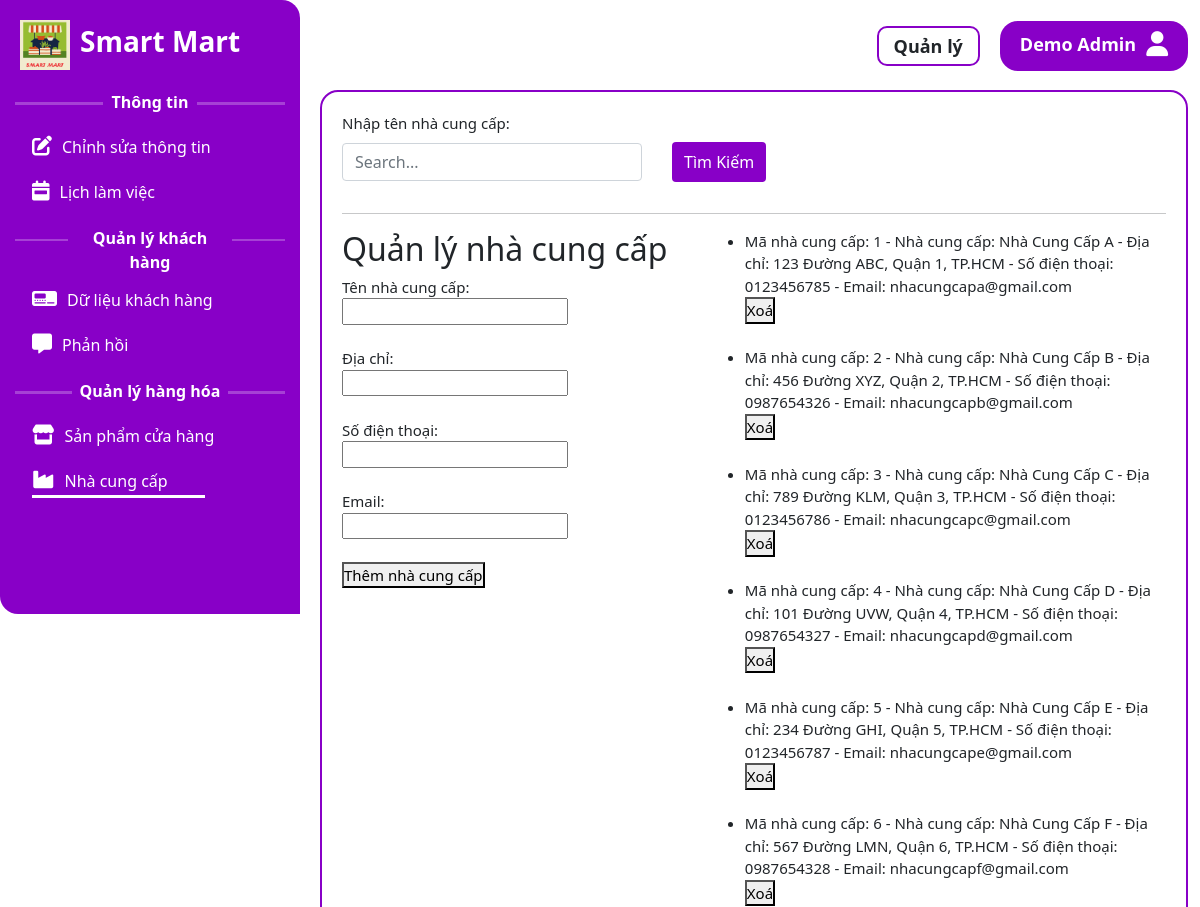
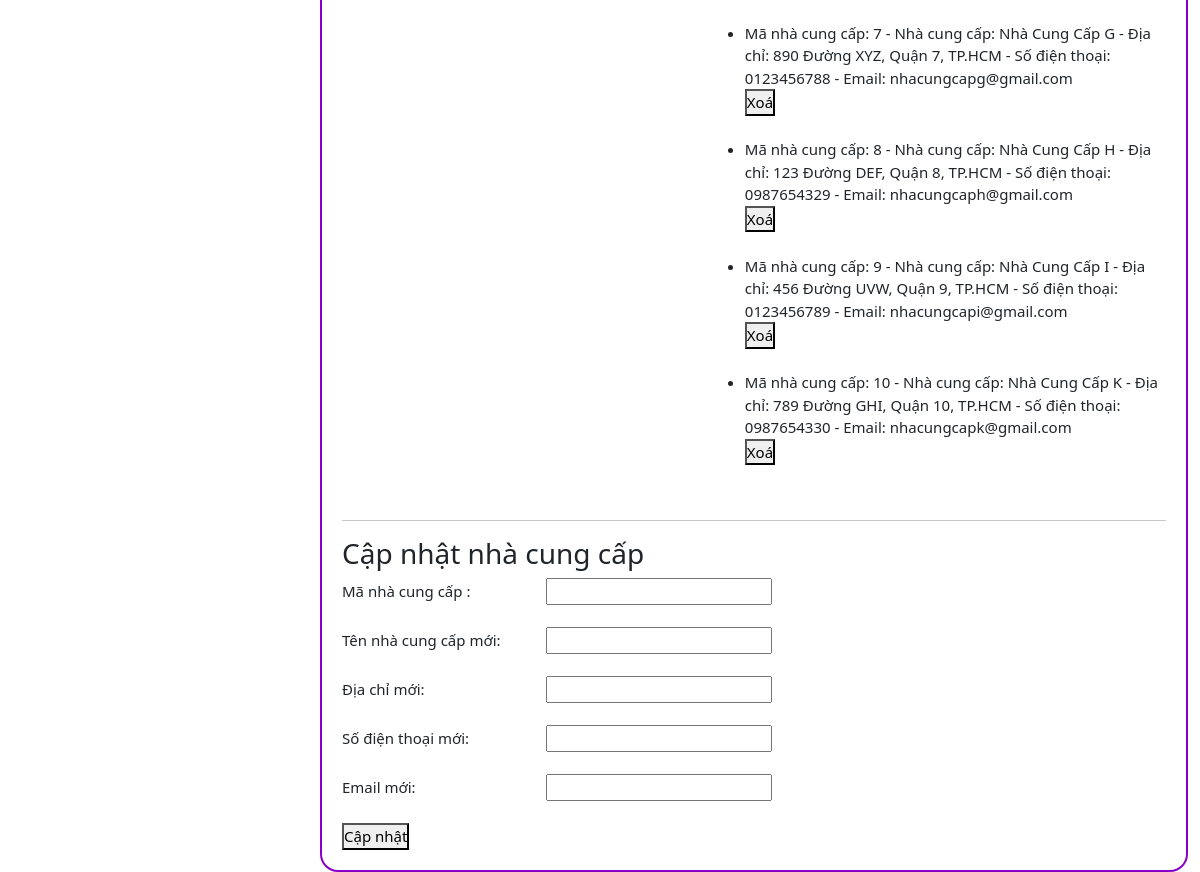
Page /admin/hanghoa/supplier_management.php (signed in) on the committed database (2 pictures, top to bottom).
### tables this page shows
CREATE TABLE NhanVien (
    MaNV VARCHAR(20) PRIMARY KEY,
    HoTen VARCHAR(255) NOT NULL,
    NgaySinh DATE,
    GioiTinh VARCHAR(10),
    DiaChi VARCHAR(255),
    SoDienThoai VARCHAR(20) NOT NULL,
    Email VARCHAR(100) NOT NULL,
		Password_admin VARCHAR(255) NOT NULL,
    ChucVu VARCHAR(50),
    Luong DECIMAL(18, 2),
    NgayBatDauLamViec DATE
);

CREATE TABLE NhaCungCap (
    MaNhaCungCap INT AUTO_INCREMENT PRIMARY KEY,
    TenNhaCungCap VARCHAR(255) NOT NULL,
    DiaChi VARCHAR(255) NOT NULL,
    SoDienThoai VARCHAR(20) NOT NULL,
    Email VARCHAR(100) NOT NULL
);

### admin/hanghoa/supplier_management.php (the view, shortened to what this page needs)
<?php
    $admin_email = $_SESSION['admin_email'];
    $localhost = "localhost";
    $username = "root";
    $password = "";
    $dbname = "sieuthi";
    $conn = new mysqli($localhost, $username, $password, $dbname);
    $admin ="";
    $sqladmin = "SELECT HoTen, ChucVu FROM NhanVien WHERE Email='$admin_email'";
    $resultadmin = $conn->query($sqladmin);
    if ($resultadmin->num_rows > 0) {
        $admin = $resultadmin->fetch_assoc();
    }
    $sqlGetSuppliers = "SELECT * FROM NhaCungCap";
    $result = $conn->query($sqlGetSuppliers);
?>
<!DOCTYPE html>
<html lang="en">
<head>
    <link rel="stylesheet" href="https://cdnjs.cloudflare.com/ajax/libs/bootstrap/5.0.1/css/bootstrap.min.css" />
    <link rel="stylesheet" href="https://cdnjs.cloudflare.com/ajax/libs/font-awesome/6.1.1/css/all.min.css" />
    <link rel="stylesheet" href="./hanghoa.css">
</head>
<body>
    <div class="container-fluid">
        <div class="header">
            <div id="bg-left" style="border-top-right-radius: 18px;">
                <div class="logo" >
                    <div class="img_logo">
                        <a href="./../home/home.php">
                            <img src="./../Image/logo.png" alt="">
                        </a>
                    </div>
                    <div class="name_logo">
                        <h3>
                            <a href="./../home/home.php">Smart Mart</a>
                        </h3>
                    </div>
                </div>
            </div>
            <div class="user_name ">
                <div class="ChucVu" style="font-weight: bold;  margin-right: 20px; margin-top: 5px; font-size: 18px; border: 2px solid rgb(136, 0, 199); border-radius: 10px; padding: 5px 15px; height: 40px;">
                    <?php echo $admin['ChucVu']; ?>
                </div>
                <a href="#">
                    <div class="name" style="font-weight: bold;  margin-right: 10px; font-size: 18px;">
                        <?php echo $admin['HoTen']; ?>
                    </div>
                    <i class="fas fa-user"></i>
                </a>
            </div>
        </div>
        <div class="content_menu" style="display: flex; ">
            <div id="bg-left" style="padding-bottom: 100px; border-bottom-left-radius: 18px;">
                <div class="list_menu">
                        <div class="line_menu">
                            <hr>
                            <div class="text">Thông tin</div>
                            <hr>
                        </div>
                    <ul>
                        <li>
                            <a class="item" href="./../nhanvien/search_nhanvien.php">
                                <div class="icon">
                                    <i class="fas fa-edit"></i>
                                </div>
                                <div class="text">
                                    Chỉnh sửa thông tin
                                </div>
                            </a>
                        </li>
                        <li>
                            <a class="item" href="./../lichlamviec/your_main_page.php">
                                <div class="icon">
                                    <i class="fas fa-calendar-week"></i>
                                </div>
                                <div class="text">
                                    Lịch làm việc
                                </div>
                            </a>
                        </li>
                </div>
                <div class="list_menu" style="margin-top: 20px;">
                        <div class="line_menu">
                            <hr style="height: 2px; margin-top: 13px;">
                            <div class="text" style="width: 800px;">Quản lý khách hàng</div>
                            <hr style="height: 2px; margin-top: 13px;">
                        </div>
                    <ul>
                        <li>
                            <a class="item" href="./../khachhang/search_khachhang.php" >
                                <div class="icon">
                                    <i class="fas fa-digital-tachograph"></i>
                                </div>
                                <div class="text">
                                    Dữ liệu khách hàng
                                </div>
                            </a>
                        </li>
                        <li>
                            <a class="item" href="./../khachhang/pagefeedback.php">
                                <div class="icon">
                                    <i class="fas fa-comment-alt"></i>
                                </div>
                                <div class="text">
                                    Phản hồi
                                </div>
                            </a>
                        </li>
                    </ul>
                </div>
                <div class="list_menu" style="margin-top: 20px;">
                        <div class="line_menu">
                            <hr>
                            <div class="text" style="width: 700px;">Quản lý hàng hóa</div>
                            <hr>
                        </div>
                    <ul>
                        <li>
                            <a class="item" href="./../hanghoa/product_management.php">
                                <div class="icon">
                                    <i class="fas fa-store"></i>
                                </div>
                                <div class="text">
                                    Sản phẩm cửa hàng
                                </div>
                            </a>
                        </li>
                        <li>
                            <a class="item" href="./../hanghoa/supplier_management.php" style="border-bottom: 3px solid white; width: 173px;">
                                <div class="icon">
                                    <i class="fa-solid fa-industry"></i>
                                </div>
                                <div class="text">
                                    Nhà cung cấp
                                </div>
                            </a>
                        </li>
                    </ul>
                </div>
            </div>
            <div class="container content" style="font-size: 15px;">
                <div class="search-box">
                    <form  action="search_supplier.php" method="POST" style="display: flex;">
                        <div class="mb-3" style="width: 330px;">
                            <label for="" class="form-label">Nhập tên nhà cung cấp:</label>
                            <input
                                type="text"
                                class="form-control search-button"
                                style="width: 300px;"
                                name="searchTerm"
                                id="searchTerm"
                                aria-describedby="helpId"
                                placeholder="Search..."
                            />
                        </div>
                        <button
                            type="submit"
                            class="btn btn-primary search-button"
                            style="background-color: rgb(136, 0, 199); border: none; height: 40px; margin-top: 30px;"
                        >
                            Tìm Kiếm
                        </button>
                    </form>
                </div>
                <hr>
                <div style="display: flex; justify-content: space-between;">
                    <div style="width: 40%;">
                        <h2>Quản lý nhà cung cấp</h2>
                        <form method="POST">
                            <label for="tenNCC">Tên nhà cung cấp:</label>
                            <input type="text" name="tenNCC" required><br> <br>
                            <label for="diaChi">Địa chỉ:</label>
                            <input type="text" name="diaChi" required><br> <br>
                            <label for="soDienThoai">Số điện thoại:</label>
                            <input type="text" name="soDienThoai" required><br> <br>
                            <label for="email">Email:</label>
                            <input type="text" name="email" required><br> <br>
                            <button type="submit" name="btnAddSupplier">Thêm nhà cung cấp</button>
                        </form>
                    </div>
                    <ul style="width: 55%;">
                        <?php
                            while ($row = $result->fetch_assoc()) {
                                echo "<li>";
                                echo "Mã nhà cung cấp: {$row['MaNhaCungCap']} - Nhà cung cấp: {$row['TenNhaCungCap']} - Địa chỉ: {$row['DiaChi']} - Số điện thoại: {$row['SoDienThoai']} - Email: {$row['Email']} ";
                                echo " <form method='POST'><input type='hidden' name='maNCCToDelete' value='{$row['MaNhaCungCap']}'><button type='submit' name='btnDeleteSupplier'>Xoá</button></form>";
                                echo "</li> <br>";
                            }
                        ?>
                    </ul>
                </div>
                <hr>
                <form method="POST">
                    <h3>Cập nhật nhà cung cấp</h3>
                    <label for="maNCCToUpdate">Mã nhà cung cấp :</label>
                    <input type="number" name="maNCCToUpdate" required> <br> <br>
                    <label for="newTenNCC">Tên nhà cung cấp mới:</label>
                    <input type="text" name="newTenNCC" required><br> <br>
                    <label for="newDiaChi">Địa chỉ mới:</label>
                    <input type="text" name="newDiaChi" required><br> <br>
                    <label for="newSoDienThoai">Số điện thoại mới:</label>
                    <input type="text" name="newSoDienThoai" required><br> <br>
                    <label for="newEmail">Email mới:</label>
                    <input type="text" name="newEmail" required><br> <br>
                    <button type="submit" name="btnUpdateSupplier">Cập nhật</button>
                </form>
            </div>
        </div>
    </div>
</body>
</html>

### admin/hanghoa/hanghoa.css (style rules this page uses)
* { font-family: 'Segoe UI', Tahoma, Geneva, Verdana, sans-serif; margin: 0; padding: 0; }
:root { --color-icon:rgb(255, 255, 255); --color-item-text: rgb(81, 81, 81); --background: rgb(227, 227, 227); --background-menu: rgb(136, 0, 199); --bg-color-header: rgb(247, 190, 190); --bg-color-item: rgb(243, 243, 243); --font-size-item-text: 16px; --border-radius: 6px; }
.header { display: flex; justify-content: space-between; border-bottom-right-radius: 18px; padding-right: 12px; margin-right: -12px; }
#bg-left { margin-left: -12px; width: 300px; background-color: var(--background-menu) ; height: 100%; }
.logo { width: 50px; padding: 20px; display: flex; }
.logo .img_logo img { width: 50px; }
.logo .name_logo h3 { width: 200px; margin-top: 5px; margin-left: 10px; }
.logo .name_logo h3 a { text-decoration: none; font-weight: bold; color: rgb(255, 255, 255); }
.user_name { margin-top: 6px; padding-top: 15px; display: flex; }
.user_name a { display: flex; font-size: 25px; background-color: var(--background-menu); padding: 10px 20px; border-radius: 18px; height: 50px; color: var(--color-icon); text-decoration: none; }
.line_menu { display: flex; width: 90%; margin: auto; }
.line_menu hr { width: 100%; height: 3px; margin-top: 12px; color: white; }
.line_menu .text { text-align: center; font-weight: bold; padding: 0px 5px; color: white; width: 100%; }
.list_menu ul { list-style: none; }
.list_menu a { text-decoration: none; }
.list_menu .item { margin-top: 10px; margin-bottom: 15px; display: flex; color: white; }
.list_menu .item .icon { font-size: 20px; }
.list_menu .item .text { margin-top: 4px; margin-left: 10px; font-size: 16px; }
.content { border:2px solid var(--background-menu); border-radius: 18px; margin-left: 20px; padding: 20px; }
.content label { width: 200px; }

### rows in the picture
nhanvien: ChucVu "Quản lý", HoTen "Demo Admin"
nhacungcap: MaNhaCungCap "1", TenNhaCungCap "Nhà Cung Cấp A", DiaChi "123 Đường ABC, Quận 1, TP.HCM", SoDienThoai "0123456785", Email "nhacungcapa@gmail.com"
nhacungcap: MaNhaCungCap "2", TenNhaCungCap "Nhà Cung Cấp B", DiaChi "456 Đường XYZ, Quận 2, TP.HCM", SoDienThoai "0987654326", Email "nhacungcapb@gmail.com"
nhacungcap: MaNhaCungCap "3", TenNhaCungCap "Nhà Cung Cấp C", DiaChi "789 Đường KLM, Quận 3, TP.HCM", SoDienThoai "0123456786", Email "nhacungcapc@gmail.com"
nhacungcap: MaNhaCungCap "4", TenNhaCungCap "Nhà Cung Cấp D", DiaChi "101 Đường UVW, Quận 4, TP.HCM", SoDienThoai "0987654327", Email "nhacungcapd@gmail.com"
nhacungcap: MaNhaCungCap "5", TenNhaCungCap "Nhà Cung Cấp E", DiaChi "234 Đường GHI, Quận 5, TP.HCM", SoDienThoai "0123456787", Email "nhacungcape@gmail.com"
nhacungcap: MaNhaCungCap "6", TenNhaCungCap "Nhà Cung Cấp F", DiaChi "567 Đường LMN, Quận 6, TP.HCM", SoDienThoai "0987654328", Email "nhacungcapf@gmail.com"
nhacungcap: MaNhaCungCap "7", TenNhaCungCap "Nhà Cung Cấp G", DiaChi "890 Đường XYZ, Quận 7, TP.HCM", SoDienThoai "0123456788", Email "nhacungcapg@gmail.com"
nhacungcap: MaNhaCungCap "8", TenNhaCungCap "Nhà Cung Cấp H", DiaChi "123 Đường DEF, Quận 8, TP.HCM", SoDienThoai "0987654329", Email "nhacungcaph@gmail.com"
nhacungcap: MaNhaCungCap "9", TenNhaCungCap "Nhà Cung Cấp I", DiaChi "456 Đường UVW, Quận 9, TP.HCM", SoDienThoai "0123456789", Email "nhacungcapi@gmail.com"
nhacungcap: MaNhaCungCap "10", TenNhaCungCap "Nhà Cung Cấp K", DiaChi "789 Đường GHI, Quận 10, TP.HCM", SoDienThoai "0987654330", Email "nhacungcapk@gmail.com"
